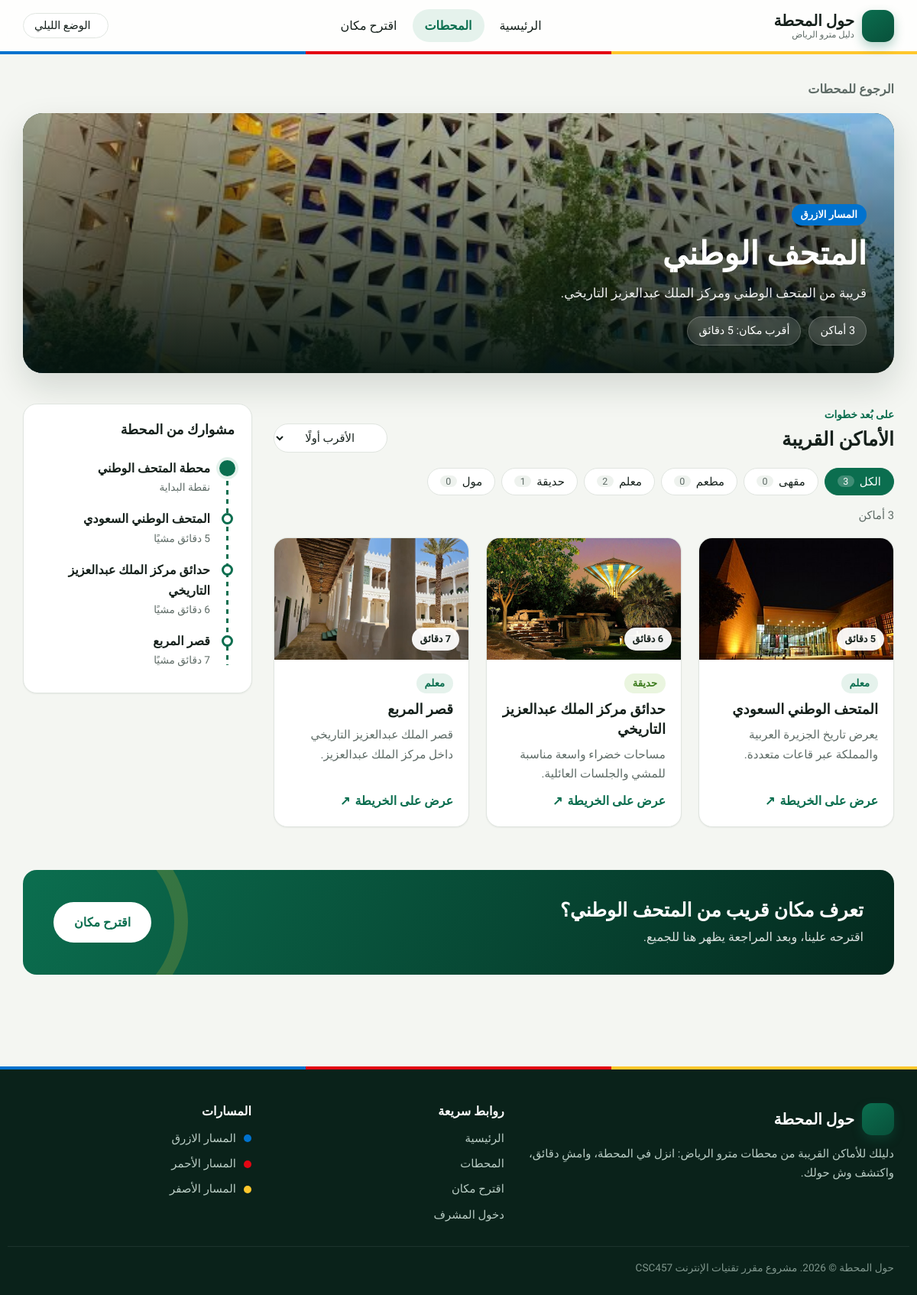
Page /station.php?id=3 on the earlier database version.
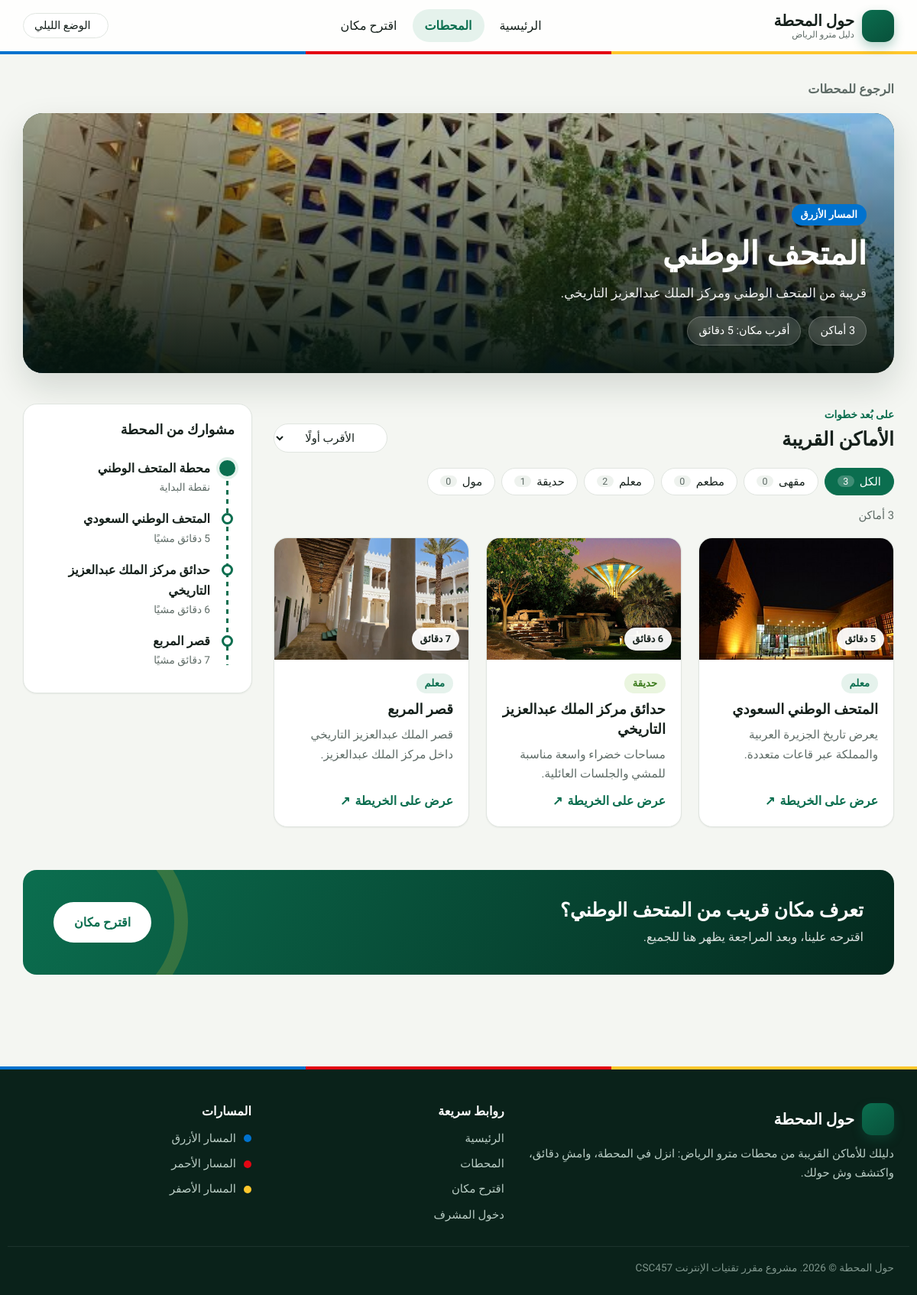
Same page on the later database version.
### tables this page shows
CREATE TABLE metro_lines (
    id INT AUTO_INCREMENT PRIMARY KEY,
    name VARCHAR(50) NOT NULL,
    color VARCHAR(7) NOT NULL
);

### station.php (the view, shortened to what the changed rows need)
<?php
require_once 'config.php';
$id = filter_input(INPUT_GET, 'id', FILTER_VALIDATE_INT);
$station = null;
if ($id) {
    $stmt = $conn->prepare('SELECT id, name, description, image FROM stations WHERE id = ?');
    $stmt->bind_param('i', $id);
    $stmt->execute();
    $station = $stmt->get_result()->fetch_assoc();
}
    ?>
    <?php
$stmt = $conn->prepare(
    'SELECT l.id, l.name, l.color
     FROM metro_lines l
     JOIN station_lines sl ON sl.line_id = l.id
     WHERE sl.station_id = ?
     ORDER BY l.id'
);
$stmt->bind_param('i', $id);
$stmt->execute();
$lines = $stmt->get_result()->fetch_all(MYSQLI_ASSOC);
$stmt = $conn->prepare(
    'SELECT id, name, category, description, walk_minutes, image, map_url
     FROM places
     WHERE station_id = ?
     ORDER BY walk_minutes, name'
);
$stmt->bind_param('i', $id);
$stmt->execute();
$places = $stmt->get_result()->fetch_all(MYSQLI_ASSOC);
include 'includes/header.php';
?>
<section class="station-hero">
    <div class="station-hero-content">
        <div class="badges"><?php echo line_badges($lines, false); ?></div>
        <h1><?php echo e($station['name']); ?></h1>
    </div>
</section>
<?php if (!$places): ?>
    <div class="empty-state">
        <?php echo icon('pin', 'icon empty-icon'); ?>
        <h2>ما أضفنا أماكن حول هذه المحطة للحين</h2>
        <p>تعرف مكان قريب منها؟ ساعدنا وأضفه للدليل.</p>
        <a href="suggest.php?station=<?php echo (int) $station['id']; ?>" class="btn"><?php echo icon('send'); ?> اقترح مكان</a>
    </div>
<?php else: ?>
<div class="station-layout">
    <section class="places-section">
        <div class="section-head">
            <div>
                <h2>الأماكن القريبة</h2>
            </div>
        </div>
    </section>
    <aside class="walk-panel">
        <h2><?php echo icon('walk'); ?> مشوارك من المحطة</h2>
    </aside>
</div>
<?php endif; ?>
<section class="cta">
    <div>
        <h2>تعرف مكان قريب من <?php echo e($station['name']); ?>؟</h2>
    </div>
</section>
<?php include 'includes/footer.php'; ?>

### includes/functions.php (shortened to what the changed rows need)
<?php
function e($value)
{
    return htmlspecialchars((string) $value, ENT_QUOTES, 'UTF-8');
}
function get_lines($conn)
{
    return $conn->query('SELECT id, name, color FROM metro_lines ORDER BY id')->fetch_all(MYSQLI_ASSOC);
}
function safe_color($hex)
{
    return preg_match('/^#[0-9A-Fa-f]{6}$/', $hex) ? $hex : '#6B7280';
}
function text_on($hex)
{
    $hex = ltrim(safe_color($hex), '#');
    [$r, $g, $b] = array_map('hexdec', str_split($hex, 2));
    $brightness = (0.299 * $r + 0.587 * $g + 0.114 * $b) / 255;
    return $brightness > 0.6 ? '#1F2933' : '#FFFFFF';
}
function line_style($color)
{
    return '--line: ' . safe_color($color) . '; --line-text: ' . text_on($color) . ';';
}
function line_badges($lines, $short = true)
{
    $html = '';
    foreach ($lines as $line) {
        $html .= '<span class="line-badge" style="' . line_style($line['color']) . '">'
            . e($short ? line_short($line['name']) : $line['name']) . '</span>';
    }
    return $html;
}

### includes/footer.php (shortened to what the changed rows need)
</main>
<footer class="site-footer">
    <div class="footer-inner">
        <nav class="footer-links" aria-label="روابط سريعة">
            <h2>روابط سريعة</h2>
        </nav>
        <div class="footer-lines">
            <h2>المسارات</h2>
            <ul>
                <?php foreach (get_lines($conn) as $line): ?>
                    <li>
                        <span class="dot" style="<?php echo line_style($line['color']); ?>"></span>
                        <a href="stations.php?line=<?php echo (int) $line['id']; ?>"><?php echo e($line['name']); ?></a>
                    </li>
                <?php endforeach; ?>
            </ul>
        </div>
    </div>
</footer>
</body>
</html>

Differences in the rows shown:
changed metro_lines: name "المسار الازرق" → "المسار الأزرق"
